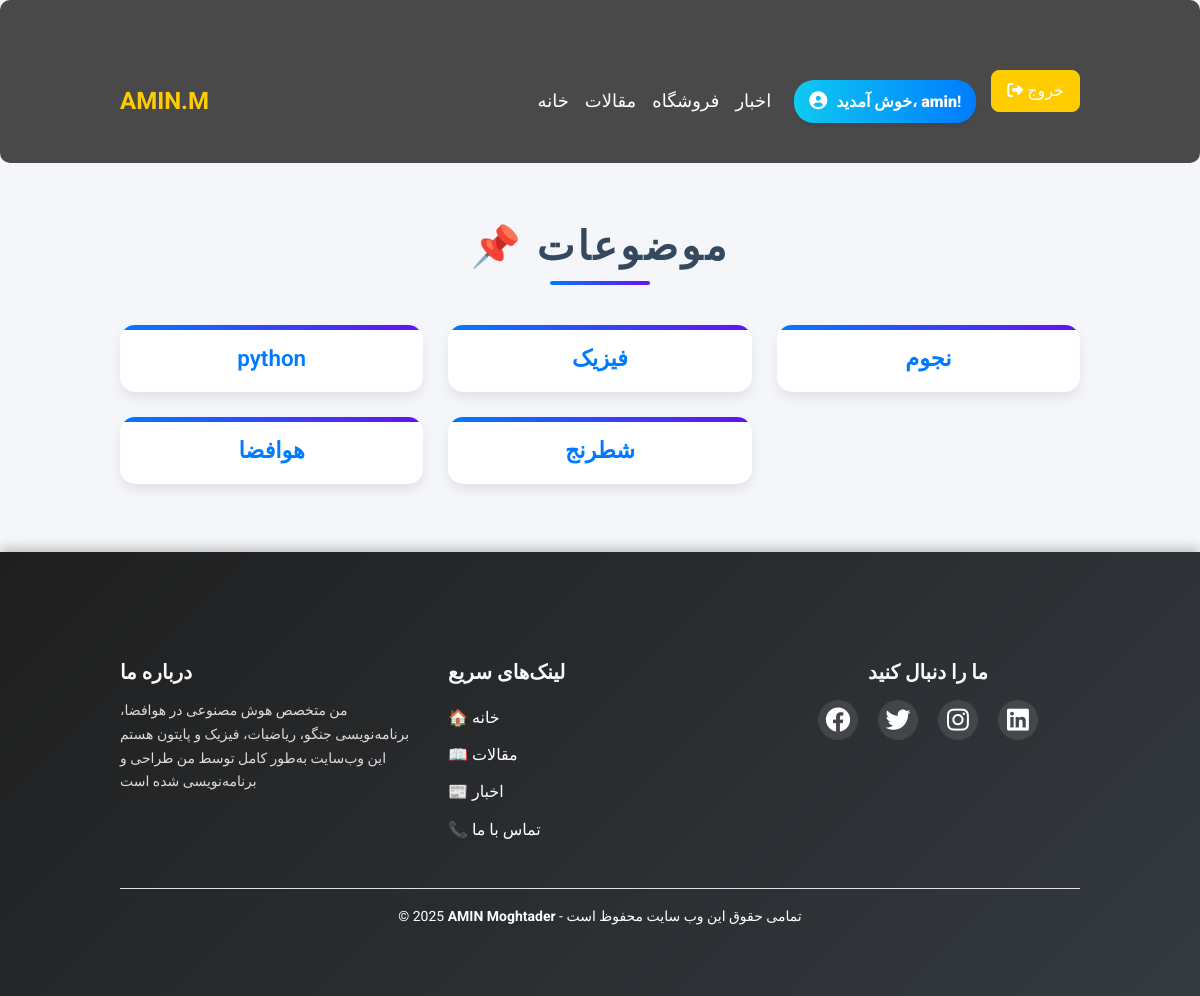
The page /topics (signed in) on the database its author committed.
### webchat/models.py (models this page shows)
class Topic(models.Model):
    text = models.CharField(max_length=200)
    date_added = models.DateTimeField(auto_now_add=True)
    def __str__(self):
        return self.text
    class Meta:
        verbose_name = "موضوع"
        verbose_name_plural = "موضوعات"

### webchat/views.py (the view)
# urls.py: path('topics',views.topics, name='topics' ),
def topics(request):
    topics = Topic.objects.order_by('date_added')
    context = {'topics' : topics}
    return render(request,'webchat/topics.html',context)

### webchat/templates/webchat/topics.html (shortened to what this page needs)
{% extends "webchat/base.html" %}
{% load static %}
{% block content %}
<div class="container">
    <h2 class="section-title">📌 موضوعات</h2>
    {% if topics %}
        <div class="topics-grid">
            {% for topic in topics %}
                <div class="topic-card">
                    <h5 class="card-title">
                        <a href="{% url 'webchat:topic' topic.id %}" class="topic-link">
                            {{ topic }}
                        </a>
                    </h5>
                </div>
            {% endfor %}
        </div>
    {% else %}
        <div class="no-topics-alert" role="alert">
            🚨 <strong>هنوز هیچ موضوعی اضافه نشده است.</strong>
        </div>
    {% endif %}
</div>
{% endblock content %}

### webchat/templates/webchat/base.html (shortened to what this page needs)
{% load bootstrap3 %}
{% load bootstrap5 %}
<!DOCTYPE html>
<html lang="fa">
<head>
    {% bootstrap_css %}
    <link href="https://cdn.jsdelivr.net/npm/bootstrap@5.3.2/dist/css/bootstrap.min.css" rel="stylesheet">
    <link rel="stylesheet" href="https://cdnjs.cloudflare.com/ajax/libs/font-awesome/6.4.2/css/all.min.css">
    <link rel="stylesheet" href="https://cdnjs.cloudflare.com/ajax/libs/font-awesome/6.0.0/css/all.min.css">
</head>
<body>
<nav class="navbar navbar-expand-lg navbar-dark">
    <div class="container">
        <a class="navbar-brand logo" href="#">AMIN.M</a>
        <div class="collapse navbar-collapse" id="navbarNav">
            <ul class="navbar-nav ms-auto">
                <li class="nav-item"><a class="nav-link active" href="{% url 'webchat:index' %}">خانه</a></li>
                <li class="nav-item"><a class="nav-link" href="{% url 'webchat:topics' %}">مقالات</a></li>
                <li class="nav-item"><a class="nav-link" href="{% url 'webchat:book_list' %}">فروشگاه</a></li>
                <li class="nav-item"><a class="nav-link" href="{% url 'webchat:article_list' %}">اخبار</a></li>
            </ul>
            <ul class="navbar-nav navbar-buttons">
                {% if user.is_authenticated %}
                <ul class="nav navbar-nav navbar-right">
                    <li class="navbar-welcome">
                        <span class="welcome-text">
                            <i class="fas fa-user-circle"></i>
                            خوش آمدید، <strong>{{ user.username }}</strong>!
                        </span>
                    </li>
                </ul>
                <li><a href="{% url 'users:logout' %}"class="btn btn-primary"><i class="fas fa-sign-out-alt"></i> خروج</a></li>
                {% endif %}
            </ul>
        </div>
    </div>
</nav>
{% block content %} {% endblock content %}
<footer class="footer mt-5 py-5 bg-dark text-white">
    <div class="container">
        <div class="row">
            <div class="col-md-4 footer-section">
                <h5 class="text-uppercase fw-bold">درباره ما</h5>
                <p class="small">
                    من متخصص هوش مصنوعی در هوافضا، برنامه‌نویسی جنگو، ریاضیات، فیزیک و پایتون هستم
                    این وب‌سایت به‌طور کامل توسط من طراحی و برنامه‌نویسی شده است
                </p>
            </div>
            <div class="col-md-4 footer-section">
                <h5 class="text-uppercase fw-bold">لینک‌های سریع</h5>
                <ul class="list-unstyled">
                    <li><a href="#" class="text-white text-decoration-none">🏠 خانه</a></li>
                    <li><a href="#" class="text-white text-decoration-none">📖 مقالات</a></li>
                    <li><a href="#" class="text-white text-decoration-none">📰 اخبار</a></li>
                    <li><a href="#" class="text-white text-decoration-none">📞 تماس با ما</a></li>
                </ul>
            </div>
            <div class="col-md-4 footer-section text-center">
                <h5 class="text-uppercase fw-bold">ما را دنبال کنید</h5>
                <div class="social-icons mt-3">
                    <a href="#" class="text-white mx-2"><i class="fab fa-facebook fa-lg"></i></a>
                    <a href="#" class="text-white mx-2"><i class="fab fa-twitter fa-lg"></i></a>
                    <a href="#" class="text-white mx-2"><i class="fab fa-instagram fa-lg"></i></a>
                    <a href="#" class="text-white mx-2"><i class="fab fa-linkedin fa-lg"></i></a>
                </div>
            </div>
        </div>
        <div class="text-center mt-4 border-top pt-3">
            <p class="mb-0 small">&copy; 2025 <strong>AMIN Moghtader</strong> - تمامی حقوق این وب سایت محفوظ است</p>
        </div>
    </div>
</footer>
</body>
</html>

### webchat/templates/webchat/base.html (style rules this page uses)
body { font-family: 'Roboto', sans-serif; background-color: #f0f2f5; color: #333; }
.navbar { background: rgba(0, 0, 0, 0.7); backdrop-filter: blur(10px); border-radius: 10px; padding: 10px 20px; }
.logo { font-weight: bold; font-size: 24px; color: #ffcc00; transition: 0.3s; }
.navbar-nav .nav-link { color: white !important; font-size: 18px; font-weight: 500; transition: 0.3s ease-in-out; padding: 10px 15px; }
.navbar-buttons .btn { font-size: 16px; padding: 8px 15px; border-radius: 8px; transition: 0.3s ease; }
.navbar-buttons .btn-primary { background-color: #ffcc00; border-color: #ffcc00; }
.footer { position: relative; bottom: 0; width: 100%; background: linear-gradient(135deg, #1f1f1f, #343a40); box-shadow: 0 -5px 10px rgba(0, 0, 0, 0.2); }
.footer-section h5 { margin-bottom: 15px; color: #f8f9fa; }
.footer-section p { color: #dcdcdc; }
.footer ul li { padding: 5px 0; }
.footer ul li a { transition: color 0.3s ease-in-out; }
.social-icons a { display: inline-block; width: 40px; height: 40px; line-height: 40px; text-align: center; border-radius: 50%; background: rgba(255, 255, 255, 0.1); transition: background 0.3s, transform 0.3s; }
.social-icons a { display: inline-block; margin: 0 10px; font-size: 20px; color: white; transition: 0.3s; }
.navbar-welcome { padding: 10px 15px; display: flex; align-items: center; }
.welcome-text { font-size: 16px; font-weight: bold; color: white; background: linear-gradient(90deg, #0dcaf0, #007bff); padding: 8px 15px; border-radius: 20px; box-shadow: 0 4px 6px rgba(0, 0, 0, 0.1); transition: 0.3s; }
.welcome-text i { margin-right: 5px; font-size: 18px; }

### webchat/templates/webchat/topics.html (style rules this page uses)
body { background-color: #f4f6f9; font-family: 'Roboto', sans-serif; color: #2c3e50; line-height: 1.7; }
.container { margin-top: 40px; padding: 20px; max-width: 1000px; }
.section-title { font-size: 2.5rem; font-weight: 700; color: #34495e; text-align: center; margin-bottom: 40px; text-transform: uppercase; letter-spacing: 0.08em; position: relative; }
.section-title::after { content: ""; width: 100px; height: 4px; background: linear-gradient(to right, #007bff, #6610f2); display: block; margin: 10px auto 0; border-radius: 2px; }
.topics-grid { display: grid; grid-template-columns: repeat(auto-fit, minmax(300px, 1fr)); gap: 25px; }
.topic-card { background: white; border-radius: 15px; box-shadow: 0 6px 12px rgba(0, 0, 0, 0.08); transition: all 0.3s ease-in-out; border: none; overflow: hidden; position: relative; padding: 20px; text-align: center; }
.topic-link { color: #007bff; font-size: 1.4rem; font-weight: 600; text-decoration: none; display: inline-block; transition: color 0.3s ease; }
.topic-card::before { content: ""; width: 100%; height: 5px; background: linear-gradient(to right, #007bff, #6610f2); position: absolute; top: 0; left: 0; border-radius: 15px 15px 0 0; }

### rows shown on the page
Topic: text "python"
Topic: text "فیزیک"
Topic: text "نجوم"
Topic: text "هوافضا"
Topic: text "شطرنج"

### other values the page prints
{{ user.username }} "amin"
